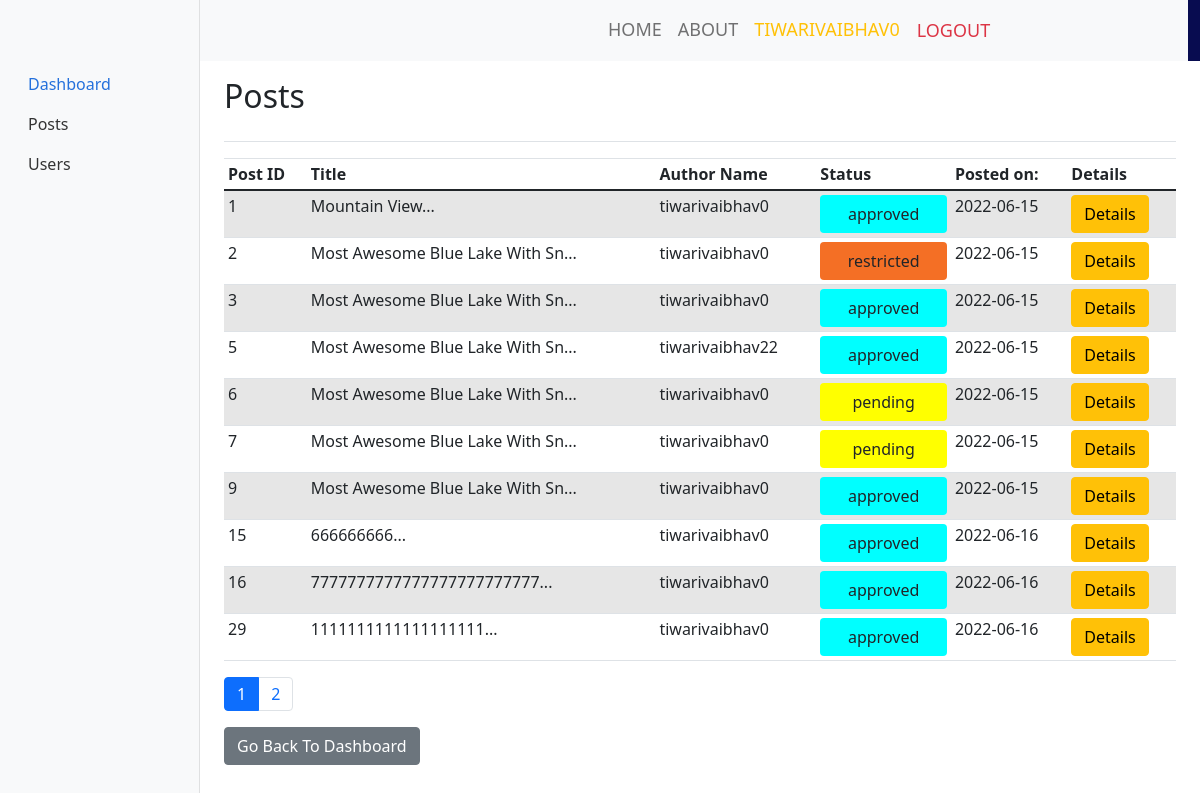
The page /posts.php (signed in) on the database its author committed.
### tables this page shows
CREATE TABLE `Post` (
  `post_id` int UNSIGNED NOT NULL,
  `user_id` int DEFAULT NULL,
  `image` varchar(100) DEFAULT NULL,
  `details` text,
  `post_date` timestamp NULL DEFAULT NULL,
  `comments` int DEFAULT NULL,
  `username` varchar(60) DEFAULT NULL,
  `title` varchar(200) DEFAULT NULL,
  `status` enum('pending','approved','restricted') DEFAULT NULL
);

### posts.php (the view, shortened to what this page needs)
<?php
include 'connection.php';
if (!isset($_SESSION['user']) || $_SESSION['admin'] == 0) {
?>
  <p>ACCESS DENIED!</p>
<?php } else { ?>
  <head>
    <link href="/css/bootstrap.min.css" rel="stylesheet">
    <link rel="stylesheet" href="https://cdn.jsdelivr.net/npm/bootstrap-icons@1.3.0/font/bootstrap-icons.css">
    <link rel="stylesheet" type="text/css" href="css/bootstrap.min.css">
    <link rel="stylesheet" type="text/css" href="css/style.css">
    <link rel="stylesheet" href="css/responsive.css">
    <link rel="stylesheet" href="css/jquery.mCustomScrollbar.min.css">
    <link rel="stylesheet" href="https://netdna.bootstrapcdn.com/font-awesome/4.0.3/css/font-awesome.css">
    <link rel="stylesheet" href="css/owl.carousel.min.css">
    <link rel="stylesheet" href="https://cdnjs.cloudflare.com/ajax/libs/fancybox/2.1.5/jquery.fancybox.min.css" media="screen">
    <link href="dashboard.css" rel="stylesheet">
    <link href="https://cdn.jsdelivr.net/npm/bootstrap@5.0.2/dist/css/bootstrap.min.css" rel="stylesheet">
  </head>
  <body>
    <div class="header_section">
      <div class="container-fluid header_main">
        <nav class="navbar navbar-expand-lg navbar-light bg-light">
          <a class="logo" href="index.php"><img src="https://revenuearchitects.com/wp-content/uploads/2017/02/Blog_pic.png" height="80%" width="30%"></a>
          <div class="collapse navbar-collapse " id="navbarSupportedContent" style="justify-content:end">
            <ul class="navbar-nav mr-auto justify-content-end">
              <li class="nav-item">
                <a class="nav-link" href="index.php">Home</a>
              </li>
              <li class="nav-item">
                <a class="nav-link" href="#">About</a>
              </li>
              <li class="nav-item">
                <?php
                if (!isset($_SESSION['username'])) { ?>
                  <a class="nav-link" href="login.php">Login</a>
                <?php
                } else { ?>
                  <a class="nav-link text-warning" href="#"><?php echo ($_SESSION['username']); ?></a>
                <?php }
                if (isset($_SESSION['username'])) {   ?>
              <li class="nav-item">
                <a href="logout.php" class="nav-link btn btn-lg text-danger">
                  <span class="glyphicon glyphicon-log-out "></span> Logout
                </a>
              </li>
            <?php  }
            ?>
            </li>
            </ul>
          </div>
        </nav>
      </div>
    </div>
    <br><br>
    <div class="container-fluid">
      <div class="row">
        <nav id="sidebarMenu" class="col-md-3 col-lg-2 d-md-block bg-light sidebar collapse">
          <div class="position-sticky pt-3">
            <ul class="nav flex-column">
              <li class="nav-item">
                <a class="nav-link active" aria-current="page" href="dashboard.php">
                  Dashboard
                </a>
              </li>
              <li class="nav-item" id="Orders">
                <a class="nav-link" href="posts.php">
                  <span>Posts</span>
                </a>
              </li>
              <li class="nav-item" id="Users">
                <a class="nav-link" href="users.php">
                  <span>Users</span>
                </a>
              </li>
            </ul>
        </nav>
        <main class="col-md-9 ms-sm-auto col-lg-10 px-md-4">
          <div class="d-flex justify-content-between flex-wrap flex-md-nowrap align-items-center pt-3 pb-2 mb-3 border-bottom">
            <h1 class="h2">Posts</h1>
          </div>
          <div class="table-responsive">
            <table class="table table-striped table-sm">
              <thead>
                <tr>
                  <th scope="col">Post ID</th>
                  <th scope="col">Title</th>
                  <th scope="col">Author Name</th>
                  <th scope="col">Status</th>
                  <th scope="col">Posted on:</th>
                  <th scope="col">Details</th>
                </tr>
              </thead>
              <tbody>
                <?php
                try {
                  $sql = "SELECT *
                       from Post order by post_id";
                  $res = $conn->query($sql);
                  $rowss = $res->fetchAll(PDO::FETCH_ASSOC);
                  $total = count($rowss);
                  $limit = 10;
                  if (isset($_GET['page']))
                    $page = $_GET['page'];
                  else
                    $page = 1;
                  $start = ($page - 1) * $limit;
                  $pages = ceil($total / $limit);
                  $sql = "SELECT *
              from Post order by post_id LIMIT $start,$limit";
                  $res = $conn->query($sql);
                  $rows = $res->fetchAll(PDO::FETCH_ASSOC);
                  foreach ($rows as $key => $val) {     ?>
                    <tr>
                      <td><?php echo ($val['post_id']); ?></td>
                      <td><?php echo (substr($val['title'], 0, 30)); ?>...</td>
                      <td><?php echo ($val['username']); ?></td>
                      <?php if ($val['status'] == "pending") { ?>
                        <td class=""><button class="btn  changeStatus" data-bs-toggle="modal" data-bs-target="#exampleModal" id="<?php echo ($val['post_id']); ?>" style="background-color:Yellow; width:100%"><?php echo ($val['status']); ?></button></td>
                      <?php } else if ($val['status'] == "approved") { ?>
                        <td class=""><button class="btn changeStatus" data-bs-toggle="modal" data-bs-target="#exampleModal" id="<?php echo ($val['post_id']); ?>" style="background-color:Cyan; width:100%"><?php echo ($val['status']); ?></button></td>
                      <?php } else { ?>
                        <td class=""><button class="btn changeStatus" data-bs-toggle="modal" data-bs-target="#exampleModal" id="<?php echo ($val['post_id']); ?>" style="background-color:#F46F25;width:100%"><?php echo ($val['status']); ?></button></td>
                      <?php  } ?>
                      <td><?php echo (substr($val['post_date'], 0, 10)); ?></td>
                      <td><button class="btn btn-warning viewDetails" id="<?php echo ($val['post_id']); ?>">Details</button></td>
                    </tr>
                <?php
                  }
                } catch (PDOException $e) {
                  echo "Connection failed: " . $e->getMessage();
                }
                ?>
              </tbody>
          </div>
          <nav aria-label="Page navigation example">
            <ul class="pagination">
              <?php for ($i = 1; $i <= $pages; $i++) {
                if ($i == $page) { ?>
                  <li class="page-item active"><a class="page-link" href="?page=<?php echo ($i); ?>"><?php echo ($i); ?></a></li>
                <?php    } else { ?>
                  <li class="page-item "><a class="page-link" href="?page=<?php echo ($i); ?>"><?php echo ($i); ?></a></li>
                <?php    } ?>
              <?php } ?>
            </ul>
          </nav>
          <a id="dashboard" href="dashboard.php" class="btn btn-secondary">Go Back To Dashboard</a>
      </div>
    </div>
  </body>
  </html>
<?php }
?>

### css/style.css (style rules this page uses)
* { box-sizing: border-box !important; transition: ease all 0.5s; }
body { color: #666666; font-size: 14px; font-family: Poppins; line-height: 1.80857; font-weight: normal; overflow-x: hidden; }
a { color: #1f1f1f; text-decoration: none !important; outline: none !important; -webkit-transition: all .3s ease-in-out; -moz-transition: all .3s ease-in-out; -ms-transition: all .3s ease-in-out; -o-transition: all .3s ease-in-out; transition: all .3s ease-in-out; }
h1, h2, h3, h4, h5, h6 { letter-spacing: 0; font-weight: normal; position: relative; padding: 0 0 10px 0; font-weight: normal; line-height: normal; color: #111111; margin: 0 }
h1 { font-size: 24px }
*, *::after, *::before { -webkit-box-sizing: border-box; -moz-box-sizing: border-box; box-sizing: border-box; }
ul, li, ol { margin: 0px; padding: 0px; list-style: none; }
a { color: #222222; text-decoration: none; outline: none !important; }
a, .btn { text-decoration: none !important; outline: none !important; -webkit-transition: all .3s ease-in-out; -moz-transition: all .3s ease-in-out; -ms-transition: all .3s ease-in-out; -o-transition: all .3s ease-in-out; transition: all .3s ease-in-out; }
button { border: 0; margin: 0; padding: 0; cursor: pointer; }
.bg-light { background-color: transparent!important; }
.header_section { background-image: url(../images/banner-bg.png); height: auto; background-size: 100%; width: 100%; float: left; height: auto; background-size: 100%; background-repeat: no-repeat; }
.header_main { background: linear-gradient(45deg, transparent 46%, #080c50 46%); }
.logo { width: 50%; float: left; }
.navbar-expand-lg .navbar-nav .nav-link { padding-right: 15px; padding-left: 15px; font-size: 18px; color: #f8f9fa; text-transform: uppercase; }

### dashboard.css (style rules this page uses)
body { font-size: .875rem; }
.sidebar { position: fixed; top: 0; bottom: 0; left: 0; z-index: 100; padding: 48px 0 0; box-shadow: inset -1px 0 0 rgba(0, 0, 0, .1); }
.sidebar .nav-link { font-weight: 500; color: #333; }
.sidebar .nav-link.active { color: #2470dc; }

### rows shown on the page
post: post_id "1", title "Mountain View", username "tiwarivaibhav0", status "approved", post_date "2022-06-15"
post: post_id "2", title "Most Awesome Blue Lake With Sn", username "tiwarivaibhav0", status "restricted", post_date "2022-06-15"
post: post_id "3", title "Most Awesome Blue Lake With Sn", username "tiwarivaibhav0", status "approved", post_date "2022-06-15"
post: post_id "5", title "Most Awesome Blue Lake With Sn", username "tiwarivaibhav22", status "approved", post_date "2022-06-15"
post: post_id "6", title "Most Awesome Blue Lake With Sn", username "tiwarivaibhav0", status "pending", post_date "2022-06-15"
post: post_id "7", title "Most Awesome Blue Lake With Sn", username "tiwarivaibhav0", status "pending", post_date "2022-06-15"
post: post_id "9", title "Most Awesome Blue Lake With Sn", username "tiwarivaibhav0", status "approved", post_date "2022-06-15"
post: post_id "15", title "666666666", username "tiwarivaibhav0", status "approved", post_date "2022-06-16"
post: post_id "16", title "7777777777777777777777777", username "tiwarivaibhav0", status "approved", post_date "2022-06-16"
post: post_id "29", title "1111111111111111111", username "tiwarivaibhav0", status "approved", post_date "2022-06-16"

### other values the page prints
$_SESSION['username'] "TIWARIVAIBHAV0"
